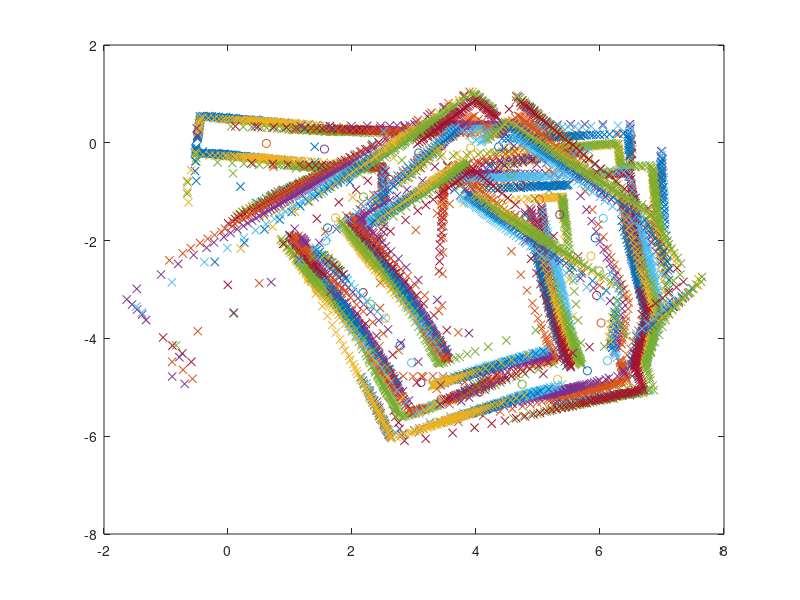

Here is the MATLAB script that generated this plot:
clear all
load('ScanTP3.v6.mat')
plot((Scan{1}(2,:)).*cosd(Scan{1}(1,:)), (Scan{1}(2,:)).*sind(Scan{1}(1,:)), 'x')
hold on
p = ones(3,size(Scan{1},2));
p(size(p,1), size(p,2)) = 1;
h = [1,0,0; 0,1,0;0,0,1];
for i= 1:size(U,2)
    c = cosd(H(i));
    s = sind(H(i));
    h_new = [c,-s,c*U(i); s,c,s*U(i);0,0,1];
    p(1:2,:)=[Scan{i+1}(2,:).*cosd(Scan{i+1}(1,:)); (Scan{i+1}(2,:)).*sind(Scan{i+1}(1,:))];
    h = h*h_new;
    plot(h(1,3), h(2,3),'o-')
    p_tr = h*p;
    plot(p_tr(1,:), p_tr(2,:), 'x');
    pause(1)
end